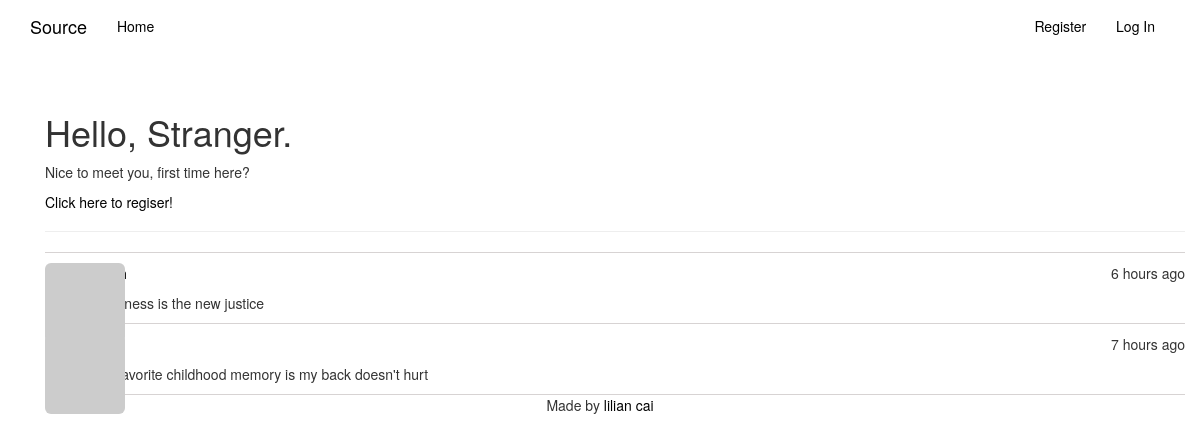
Before: / with the older database file.
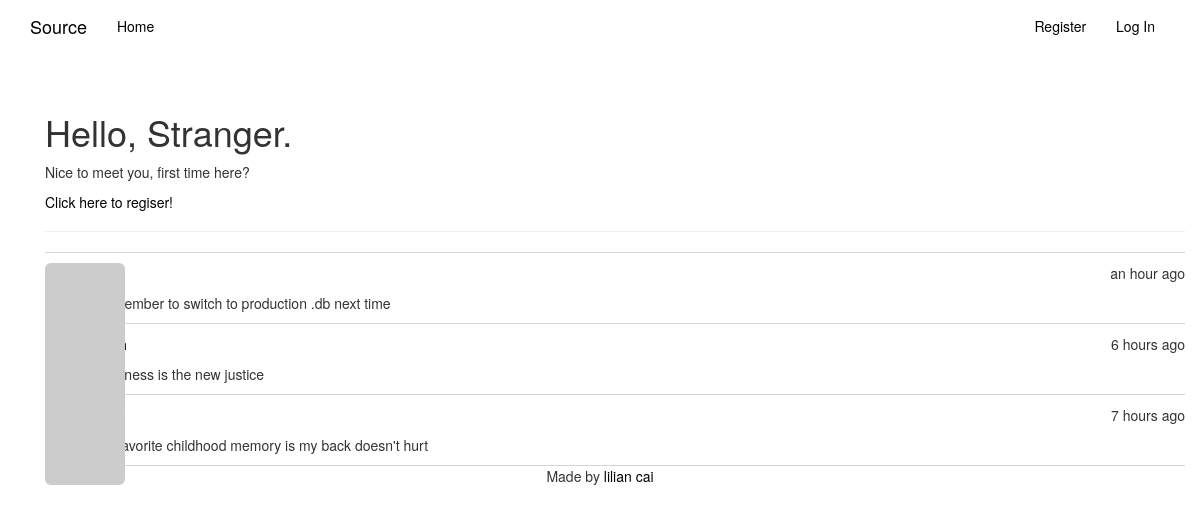
After: the same page with the newer database file.
### app/models.py (models this page shows)
class Post(db.Model):
    __tablename__ = 'posts'
    id = db.Column(db.Integer, primary_key=True)
    body = db.Column(db.Text)
    timestamp = db.Column(db.DateTime, index=True, default=datetime.utcnow)
    author_id = db.Column(db.Integer, db.ForeignKey('users.id'))

### app/main/views.py (the view)
@main.route('/',methods=['GET','POST'])
def index():
    form = PostForm()
    if current_user.can(Permission.WRITE) and form.validate_on_submit():
        post = Post(body=form.body.data,
                    author=current_user._get_current_object())
        db.session.add(post)
        db.session.commit()
        return redirect(url_for('.index'))
    posts = Post.query.order_by(Post.timestamp.desc()).all()
    return render_template('index.html', form=form, posts=posts, Permission=Permission)

### app/auth/views.py (called while the page is built)
@auth.before_app_request
def before_request():
    if current_user.is_authenticated:
        current_user.ping()
        if not current_user.confirmed\
            and request.endpoint\
            and request.blueprint != 'auth'\
            and request.endpoint != 'static':
                return redirect(url_for('auth.unconfirmed'))

### app/models.py (called while the page is built)
    def gravatar_hash(self):
        return hashlib.md5(self.email.lower().encode('utf-8')).hexdigest()

    def gravatar(self, size=100, default='identicon', rating='g'):
        if request.is_secure:
            url = 'https://secure.gravatar.com/avatar'
        else:
            url = 'http://www.gravatar.com/avatar'
        hash = self.avatar_hash or self.gravatar_hash()
        return '{url}/{hash}?s={size}&d={default}&r={rating}'.format(
            url=url, hash=hash, size=size, default=default, rating=rating)

    def can(self, permissions):
        return False

### app/templates/index.html (shortened to what this page needs)
{% extends "base.html" %}
{% import "bootstrap/wtf.html" as wtf %}
{% block page_content %}
<div class="container">
  <div class="page-header">
    {% if current_user.is_authenticated %}
            <h1>Hello, {{ current_user.username|capitalize }}!</h1>
            <p>Welcome back!</p>
    {% else %}
            <h1>Hello, Stranger.</h1>
            <p>Nice to meet you, first time here?</p>
            <p><a href="{{ url_for('auth.register') }}">Click here to regiser!</a></p>
    {% endif %}
  </div>
    <ul class="posts">
        {% for post in posts %}
        <li class="post">
            <div class="post-thumbnail">
                <a href="{{ url_for('.user', username=post.author.username) }}">
                    <img src="{{ post.author.gravatar(size=40) }}" class="img-rounded profile-thumbnail">
                </a>
            </div>
            <div class="post-content">
                <div class="post-date">{{ moment(post.timestamp).fromNow() }}</div>
                <div class="post-author">
                    <a href="{{ url_for('.user', username=post.author.username) }}">
                    </a>
                </div>
                <div class="post-body">{{ post.body }}</div>
                </div>
        </li>
        {% endfor %}
    </ul>
</div>
{% endblock %}

### app/templates/base.html (shortened to what this page needs)
{% extends "bootstrap/base.html" %}
{% block head %}
    {{ super() }}
    <link rel="stylesheet" href="{{ url_for('static',filename='style.css') }}">
{% endblock %}
{% block navbar %}
<div class="navbar navbar-default" role="navigation">
  <div class="container">
    <div class="navbar-header">
      <a class="navbar-brand" href="https://github.com/liliancai/helloflask">Source</a>
    </div>
      <div class="navbar-collapse collapse">
        <ul class="nav navbar-nav">
          <li><a href="/">Home</a></li>
        </ul>
        <ul class="nav navbar-nav navbar-right">
            <li><a href="{{ url_for('auth.register') }}">Register</a></li>
            {% if current_user.is_authenticated %}
            <li><a href="{{ url_for('auth.logout') }}">Log Out</a></li>
            {% else %}
            <li><a href="{{ url_for('auth.login') }}">Log In</a></li>
            {% endif %}
        </ul>
    </div>
  </div>
</div>
{% endblock %}
{% block content %}
  <div class="container">
    {% block page_content %}{% endblock %}
     <footer style="text-align:center;">Made by <a href="https://liliancai.github.io">lilian cai</a></footer>
  </div>
{% endblock %}

### app/static/style.css (style rules this page uses)
.navbar-default { background-color: white; border-color: white; }
a { color: black !important; }
.profile-thumbnail { position: absolute; padding: 0; }
div.post-thumbnail { position: absolute; }
div.post-date { float: right; }
div.post-author { margin: 10px 50px; font-weight: bold; }
div.post-body { margin: 0px 50px 10px; }
ul.posts { list-style-type: none !important; margin: 16px 0px 0px 0px; border-top: 1px solid #d7d3d3; padding: 0; }
li.post { //margin: 20px 10px 10px 10px; border-bottom: 1px solid #d7d3d3; }

Changed rows visible on the page:
added Post: timestamp "an hour ago", body "Remember to switch to production .db next time"
